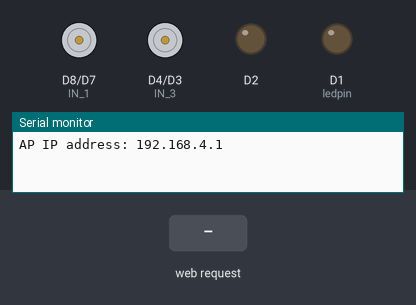
Simulated run of this sketch. Board: ESP8266 (NodeMCU). On the bench: motor-driver pin pairs drawn as motors (green arrow = first pin HIGH = forward, orange = second pin HIGH = backward, longer = more drive, scaled by the enable pin), output pins drawn as LEDs (lit = HIGH), the last lines printed to the serial monitor. The inputs (shaded band) are chosen by the test bench.

Above: at 1.2 s.
1.3 s: HTTP request GET /?State=F received
At 1.9 s:
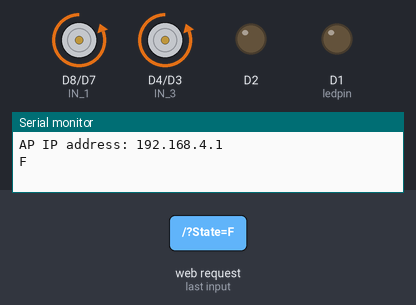
2.8 s: HTTP request GET /?State=B received
At 3.1 s:
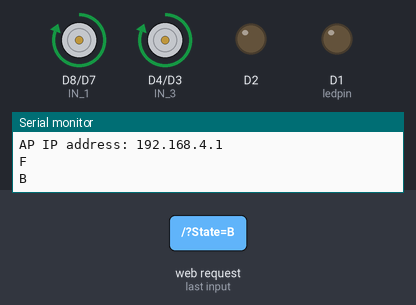
4.3 s: HTTP request GET /?State=L received
At 5.4 s:
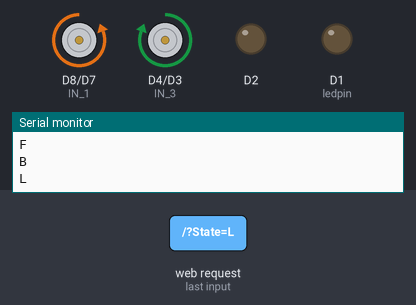
5.8 s: HTTP request GET /?State=R received
At 6.6 s:
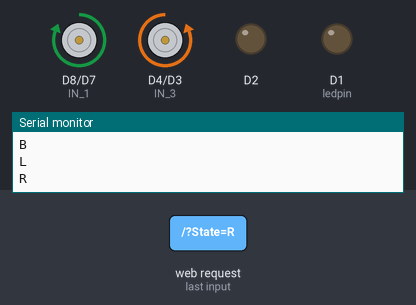
Timing chart, 0 to 8.3 s (numbered marks = the images above; inputs shaded):
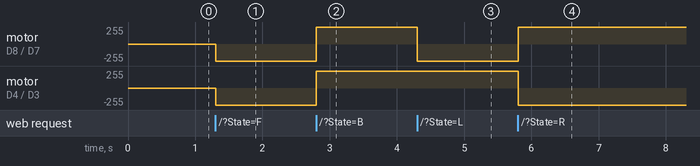

The sketch:

newrccontrol.ino
```cpp
#define ENA   14          // Enable/speed motors Right        GPIO14(D5)
#define ENB   12          // Enable/speed motors Left         GPIO12(D6)
#define IN_1  15          // L298N in1 motors Right           GPIO15(D8)
#define IN_2  13          // L298N in2 motors Right           GPIO13(D7)
#define IN_3  2           // L298N in3 motors Left            GPIO2(D4)
#define IN_4  0           // L298N in4 motors Left            GPIO0(D3)
 int buzzer=D2;
 int ledpin=D1;

#include <ESP8266WiFi.h>
#include <WiFiClient.h>
#include <ESP8266WebServer.h>

String command;             //String to store app command state.
int speedCar = 1023;         // 400 - 1023.
int speed_Coeff = 3;

const char* ssid = "NodeMCU Car";
ESP8266WebServer server(80);

void setup() {

 pinMode(ENA, OUTPUT);
 pinMode(ENB, OUTPUT);
 pinMode(IN_1, OUTPUT);
 pinMode(IN_2, OUTPUT);
 pinMode(IN_3, OUTPUT);
 pinMode(IN_4, OUTPUT);
 pinMode(D1,OUTPUT);
 pinMode(D2,OUTPUT);
  Serial.begin(115200);

// Connecting WiFi

  WiFi.mode(WIFI_AP);
  WiFi.softAP(ssid);

  IPAddress myIP = WiFi.softAPIP();
  Serial.print("AP IP address: ");
  Serial.println(myIP);

 // Starting WEB-server
     server.on ( "/", HTTP_handleRoot );
     server.onNotFound ( HTTP_handleRoot );
     server.begin();
}

void goAhead(){

      digitalWrite(IN_1, LOW);
      digitalWrite(IN_2, HIGH);
      analogWrite(ENA, speedCar);

      digitalWrite(IN_3, LOW);
      digitalWrite(IN_4, HIGH);
      analogWrite(ENB, speedCar);
  }

void goBack(){

      digitalWrite(IN_1, HIGH);
      digitalWrite(IN_2, LOW);
      analogWrite(ENA, speedCar);

      digitalWrite(IN_3, HIGH);
      digitalWrite(IN_4, LOW);
      analogWrite(ENB, speedCar);
  }

void goRight(){

      digitalWrite(IN_1, HIGH);
      digitalWrite(IN_2, LOW);
      analogWrite(ENA, speedCar);

      digitalWrite(IN_3, LOW);
      digitalWrite(IN_4, HIGH);
      analogWrite(ENB, speedCar);
  }

void goLeft(){

      digitalWrite(IN_1, LOW);
      digitalWrite(IN_2, HIGH);
      analogWrite(ENA, speedCar);

      digitalWrite(IN_3, HIGH);
      digitalWrite(IN_4, LOW);
      analogWrite(ENB, speedCar);
  }

void goAheadRight(){

      digitalWrite(IN_1, LOW);
      digitalWrite(IN_2, HIGH);
      analogWrite(ENA, speedCar/speed_Coeff);

      digitalWrite(IN_3, LOW);
      digitalWrite(IN_4, HIGH);
      analogWrite(ENB, speedCar);
   }

void goAheadLeft(){

      digitalWrite(IN_1, LOW);
      digitalWrite(IN_2, HIGH);
      analogWrite(ENA, speedCar);

      digitalWrite(IN_3, LOW);
      digitalWrite(IN_4, HIGH);
      analogWrite(ENB, speedCar/speed_Coeff);
  }

void goBackRight(){

      digitalWrite(IN_1, HIGH);
      digitalWrite(IN_2, LOW);
      analogWrite(ENA, speedCar/speed_Coeff);

      digitalWrite(IN_3, HIGH);
      digitalWrite(IN_4, LOW);
      analogWrite(ENB, speedCar);
  }

void goBackLeft(){

      digitalWrite(IN_1, HIGH);
      digitalWrite(IN_2, LOW);
      analogWrite(ENA, speedCar);

      digitalWrite(IN_3, HIGH);
      digitalWrite(IN_4, LOW);
      analogWrite(ENB, speedCar/speed_Coeff);
  }

void stopRobot(){

      digitalWrite(IN_1, LOW);
      digitalWrite(IN_2, LOW);
      analogWrite(ENA, speedCar);

      digitalWrite(IN_3, LOW);
      digitalWrite(IN_4, LOW);
      analogWrite(ENB, speedCar);
 }
 void ledlight(){
   digitalWrite(D1, HIGH);
   delay(100);
      digitalWrite(D1, LOW);

 }
 void BUZZER(){
   digitalWrite(D2, HIGH);
   delay(100);
      digitalWrite(D2, LOW);

 }

void loop() {
    server.handleClient();

      command = server.arg("State");
      if (command == "F") goAhead();
      else if (command == "B") goBack();
      else if (command == "L") goLeft();
      else if (command == "R") goRight();
      else if (command == "I") goAheadRight();
      else if (command == "G") goAheadLeft();
      else if (command == "J") goBackRight();
      else if (command == "H") goBackLeft();
      else if (command == "0") speedCar = 400;
      else if (command == "1") speedCar = 470;
      else if (command == "2") speedCar = 540;
      else if (command == "3") speedCar = 610;
      else if (command == "4") speedCar = 680;
      else if (command == "5") speedCar = 750;
      else if (command == "6") speedCar = 820;
      else if (command == "7") speedCar = 890;
      else if (command == "8") speedCar = 960;
      else if (command == "9") speedCar = 1023;
      else if (command == "S") stopRobot();
}

void HTTP_handleRoot(void) {

if( server.hasArg("State") ){
       Serial.println(server.arg("State"));
  }
  server.send ( 200, "text/html", "" );
delay(1);
}
```

Measured:
- after the input at 1.3 s, motor on D8 (IN_1) / D7 (IN_2), motor on D4 (IN_3) / D3 (IN_4): stopped → backward 255/255 at once
- after the input at 2.8 s, motor on D8 (IN_1) / D7 (IN_2), motor on D4 (IN_3) / D3 (IN_4): backward 255/255 → forward 255/255 at once
- after the input at 4.3 s, motor on D8 (IN_1) / D7 (IN_2): forward 255/255 → backward 255/255 at once
- after the input at 5.8 s, motor on D8 (IN_1) / D7 (IN_2): backward 255/255 → forward 255/255 at once; motor on D4 (IN_3) / D3 (IN_4): forward 255/255 → backward 255/255 at once
